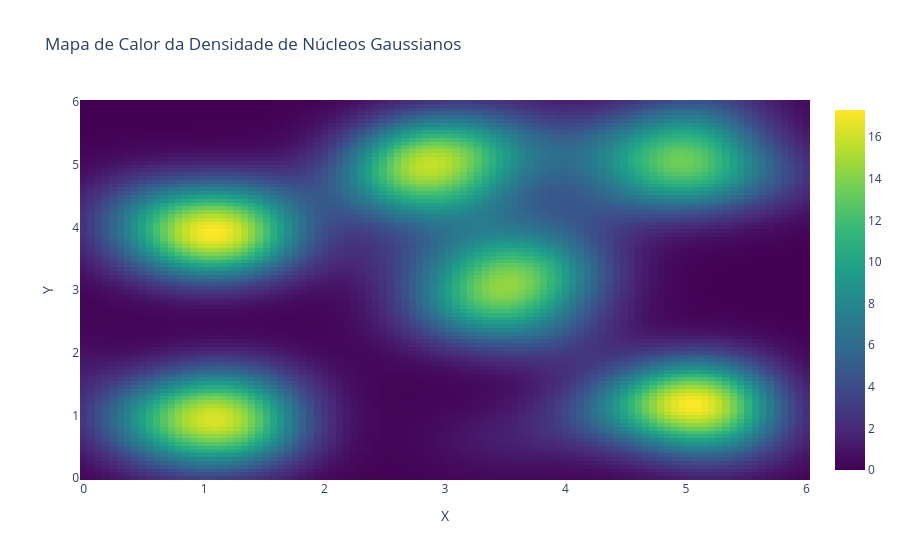

Notebook code cell kept with this figure:
### Code cell
fig = go.Figure(data=go.Heatmap(
    z=Z,
    x=x_grid,
    y=y_grid,
    colorscale='Viridis'
))

fig.update_layout(
    title='Mapa de Calor da Densidade de Núcleos Gaussianos',
    xaxis_title='X',
    yaxis_title='Y'
)

fig.show()
